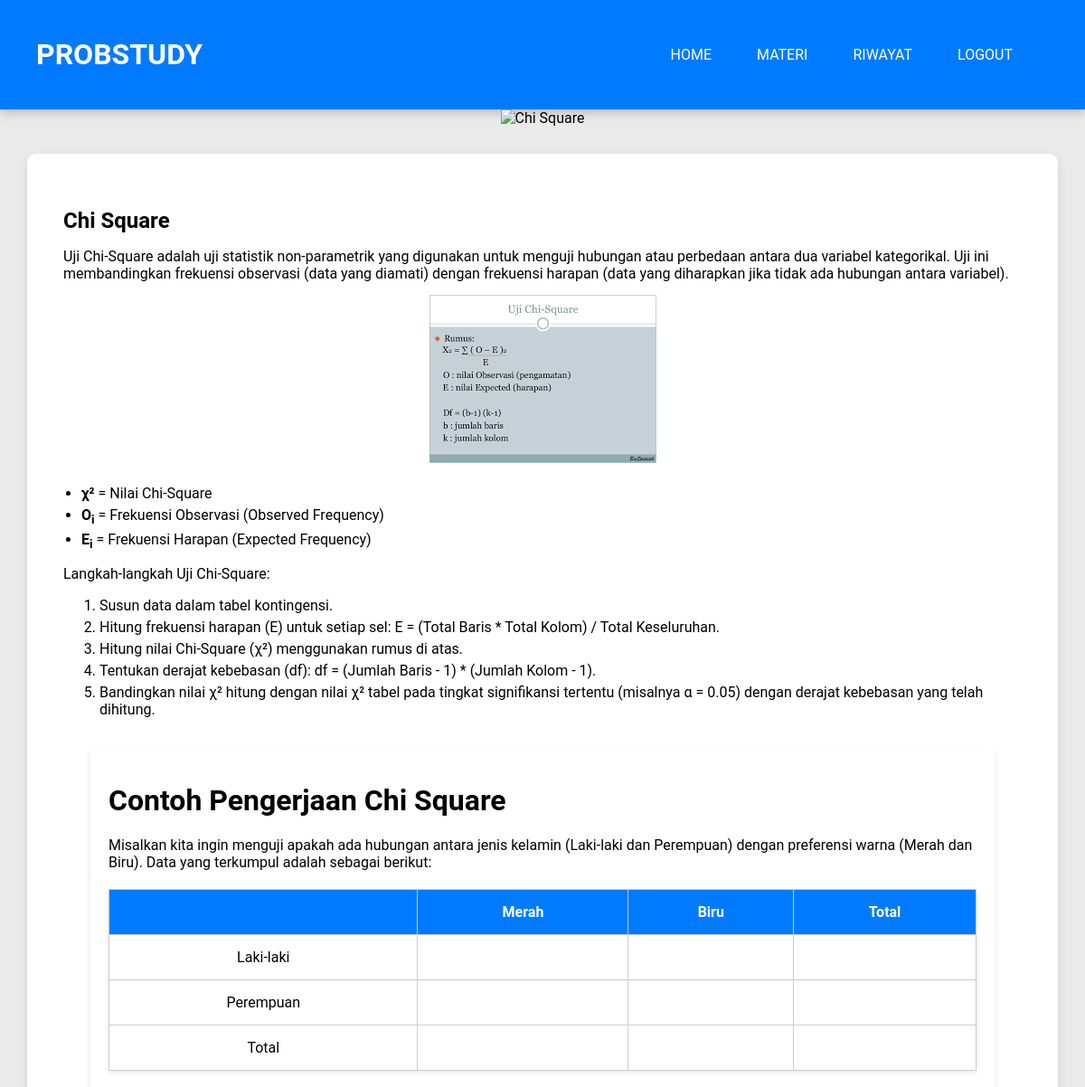
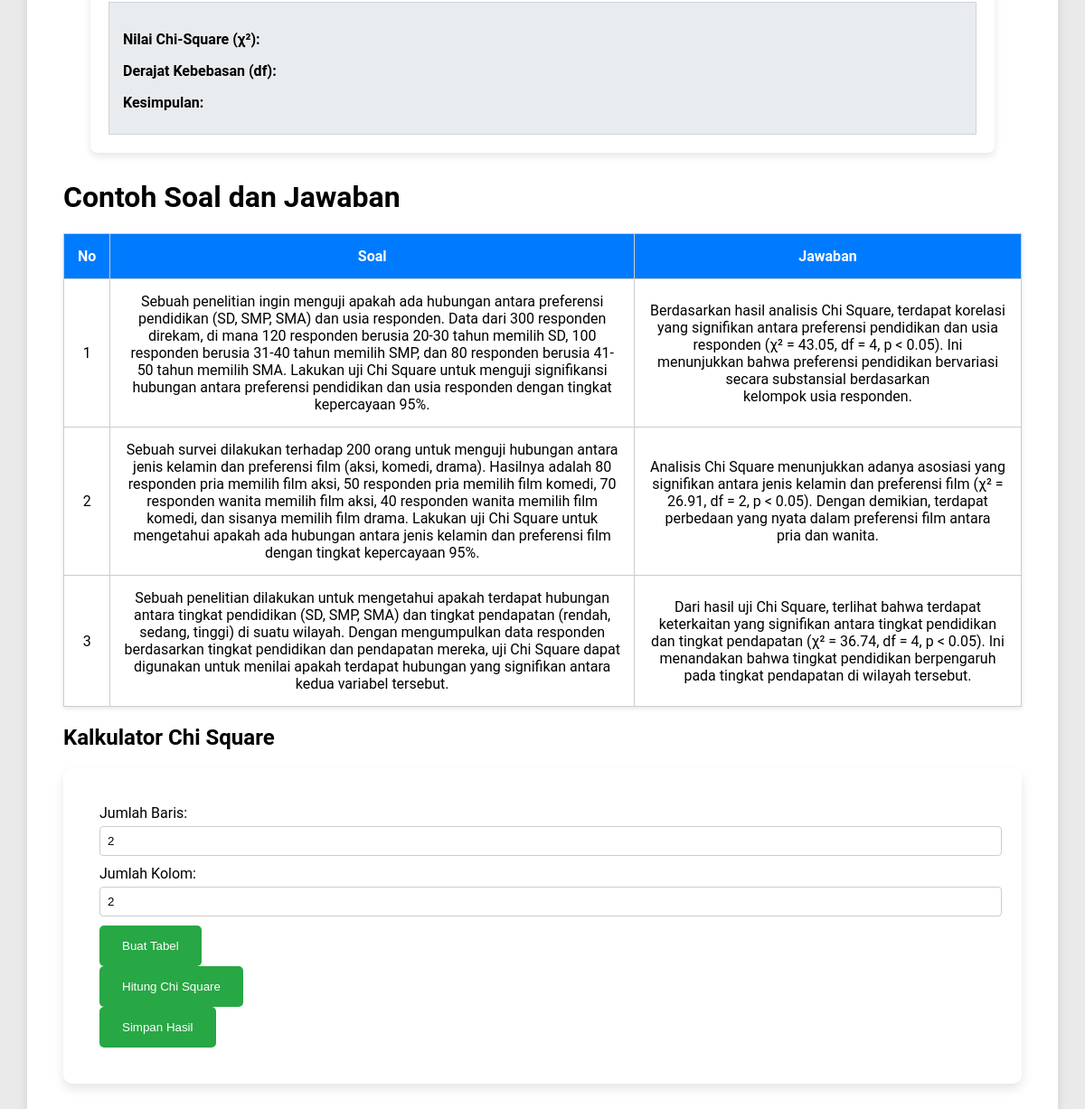
The page /square.php (signed in) on the database its author committed (2 pictures, top to bottom).
### tables this page shows
CREATE TABLE `soal_square` (
  `id_soal` varchar(5) NOT NULL,
  `soal` longtext NOT NULL,
  `jawaban` longtext NOT NULL
);

### square.php (the view, shortened to what this page needs)
<?php
include("connect.php");
?>
<!DOCTYPE html>
<html lang="id">
<head>
</head>
<body>
    <div class="header">
        <h1>PROBSTUDY</h1>
        <nav>
            <a href="home1.php">HOME</a>
            <div class="dropdown">
                <a class="dropbtn">MATERI</a>
            </div>
            <a href="riwayat.php">RIWAYAT</a>
            <?php if (isset($_SESSION['username'])): ?>
                <a href="logout.php">LOGOUT</a>
            <?php else: ?>
                <a href="login.php">LOGIN</a>
            <?php endif; ?>
        </nav>
    </div>
    <div class="photo_materi">
        <img src="assets/chi_square.png" alt="Chi Square">
    </div>
    <div class="materi">
        <h2>Chi Square</h2>
        <p>Uji Chi-Square adalah uji statistik non-parametrik yang digunakan untuk menguji hubungan atau perbedaan antara dua variabel kategorikal. Uji ini membandingkan frekuensi observasi (data yang diamati) dengan frekuensi harapan (data yang diharapkan jika tidak ada hubungan antara variabel).</p>
        <div style="text-align: center;">
            <img src="assets/rumus_chi_square.png" alt="Rumus Chi Square">
        </div>
        <ul>
            <li><strong>χ²</strong> = Nilai Chi-Square</li>
            <li><strong>O<sub>i</sub></strong> = Frekuensi Observasi (Observed Frequency)</li>
            <li><strong>E<sub>i</sub></strong> = Frekuensi Harapan (Expected Frequency)</li>
        </ul>
        <p>Langkah-langkah Uji Chi-Square:</p>
        <ol>
            <li>Susun data dalam tabel kontingensi.</li>
            <li>Hitung frekuensi harapan (E) untuk setiap sel: E = (Total Baris * Total Kolom) / Total Keseluruhan.</li>
            <li>Hitung nilai Chi-Square (χ²) menggunakan rumus di atas.</li>
            <li>Tentukan derajat kebebasan (df): df = (Jumlah Baris - 1) * (Jumlah Kolom - 1).</li>
            <li>Bandingkan nilai χ² hitung dengan nilai χ² tabel pada tingkat signifikansi tertentu (misalnya α = 0.05) dengan derajat kebebasan yang telah dihitung.</li>
        </ol>
        <div id="penjelasan_metode">
            <h1>Contoh Pengerjaan Chi Square</h1>
            <p>Misalkan kita ingin menguji apakah ada hubungan antara jenis kelamin (Laki-laki dan Perempuan) dengan preferensi warna (Merah dan Biru). Data yang terkumpul adalah sebagai berikut:</p>
            <table>
                <thead>
                    <tr>
                        <th></th>
                        <th>Merah</th>
                        <th>Biru</th>
                        <th>Total</th>
                    </tr>
                </thead>
                <tbody>
                    <tr>
                        <td>Laki-laki</td>
                        <td id="oLakiMerah"></td>
                        <td id="oLakiBiru"></td>
                        <td id="totalLaki"></td>
                    </tr>
                    <tr>
                        <td>Perempuan</td>
                        <td id="oPerempuanMerah"></td>
                        <td id="oPerempuanBiru"></td>
                        <td id="totalPerempuan"></td>
                    </tr>
                    <tr>
                        <td>Total</td>
                        <td id="totalMerah"></td>
                        <td id="totalBiru"></td>
                        <td id="totalKeseluruhan"></td>
                    </tr>
                </tbody>
            </table>
            <div class="result">
                <p><strong>Nilai Chi-Square (χ²):</strong> <span id="chiSquareResult"></span></p>
                <p><strong>Derajat Kebebasan (df):</strong> <span id="dfResult"></span></p>
                <p><strong>Kesimpulan:</strong> <span id="conclusion"></span></p>
            </div>
        </div>
        <div class="contoh-soal" id="contoh-soal">
                    <h1>Contoh Soal dan Jawaban</h1>
                    <?php
                    $query = "SELECT * FROM soal_square";
                    $result = mysqli_query($connect, $query);
                    if (mysqli_num_rows($result) > 0) {
                        echo "<table border='1' cellspacing='0' cellpadding='10'>";
                        echo "<tr>
                              <th>No</th>
                              <th>Soal</th>
                              <th>Jawaban</th>
                              </tr>";
                        $no = 1;
                        while ($row = mysqli_fetch_assoc($result)) {
                            echo "<tr>";
                            echo "<td>" . $no++ . "</td>";
                            echo "<td>" . htmlspecialchars($row['soal']) . "</td>";
                            echo "<td>" . htmlspecialchars($row['jawaban']) . "</td>";
                            echo "</tr>";
                        }
                        echo "</table>";
                    } else {
                        echo "<p>Tidak ada data soal yang tersedia.</p>";
                    }
                    ?>
                </div>
        <h2>Kalkulator Chi Square</h2>
        <div class="kalkulator-chisquare">
            <?php if (isset($_SESSION['username'])): ?>
                <label for="rows">Jumlah Baris:</label>
                <input type="number" id="rows" min="2" value="2">
                <label for="cols">Jumlah Kolom:</label>
                <input type="number" id="cols" min="2" value="2">
                <button id="generateTable">Buat Tabel</button>
                <button id="calculateChiSquare">Hitung Chi Square</button>
                <form id="saveChiSquareForm" method="POST" action="simpan_chi_square.php">
                    <button type="button" id="saveChiSquareButton">Simpan Hasil</button>
                </form>
            <?php else: ?>
                <div class="login-message" style="text-align: center; margin: 20px; padding: 15px; background-color: #f8d7da; color: #721c24; border: 1px solid #f5c6cb; border-radius: 5px;">
                    <p>Anda harus login untuk mengakses kalkulator Chi Square.</p>
                </div>
            <?php endif; ?>
        </div>
    </div>
</body>
</html>

### square.php (style rules this page uses)
body { font-family: 'Roboto', sans-serif; margin: 0; padding: 0; background-color: #eaeaea; }
.header { display: flex; justify-content: space-between; background-color: #007bff; color: white; padding: 20px 40px; box-shadow: 0 4px 10px rgba(0, 0, 0, 0.2); }
.header nav { display: flex; gap: 10px; justify-content: space-around; padding: 10px 20px; align-items: center; }
.header a { color: white; text-decoration: none; padding: 12px 20px; border-radius: 5px; transition: background-color 0.3s, transform 0.2s; }
.dropdown { position: relative; display: inline-block; }
.photo_materi { display: flex; justify-content: center; }
.materi { padding: 40px; background-color: #ffffff; border-radius: 10px; margin: 30px; box-shadow: 0 6px 12px rgba(0, 0, 0, 0.1); }
.materi h2 { font-size: 24px; margin-bottom: 10px; }
.materi p { font-size: 16px; margin-bottom: 10px; }
.materi ul { list-style-type: disc; padding-left: 20px; margin-bottom: 10px; }
.materi li { font-size: 16px; margin-bottom: 5px; }
#penjelasan_metode { background-color: #fff; border-radius: 8px; padding: 20px; margin: 30px; box-shadow: 0 4px 8px rgba(0, 0, 0, 0.1); }
table { width: 100%; margin-top: 20px; border-collapse: collapse; box-shadow: 0 2px 5px rgba(0, 0, 0, 0.1); }
table, th, td { border: 1px solid #ccc; }
th, td { padding: 15px; text-align: center; }
th { background-color: #007bff; color: white; }
.result { margin-top: 20px; padding: 15px; background-color: #e9ecef; border: 1px solid #ced4da; }
.kalkulator-chisquare { margin-top: 20px; padding: 40px; background-color: #ffffff; border-radius: 10px; box-shadow: 0 6px 12px rgba(0, 0, 0, 0.1); }
.kalkulator-chisquare label { display: block; margin-bottom: 5px; }
.kalkulator-chisquare input { width: 100%; padding: 8px; margin-bottom: 10px; border: 1px solid #ccc; border-radius: 4px; }
.kalkulator-chisquare button { padding: 15px 25px; background-color: #28a745; color: white; border: none; border-radius: 5px; cursor: pointer; transition: background-color 0.3s, transform 0.2s; }

### rows shown on the page
soal_square: soal "Sebuah penelitian ingin menguji apakah ada hubungan antara preferensi pendidikan (SD, SMP, SMA) dan usia responden. Data dari 300 responden direkam, di mana 120 responden berusia 20-30 tahun memilih SD, 100 responden berusia 31-40 tahun memilih SMP, dan 80 responden berusia 41-50 tahun memilih SMA. Lakukan uji Chi Square untuk menguji signifikansi hubungan antara preferensi pendidikan dan usia responden dengan tingkat kepercayaan 95%.", jawaban "Berdasarkan hasil analisis Chi Square, terdapat korelasi yang signifikan antara preferensi pendidikan dan usia responden (χ² = 43.05, df = 4, p < 0.05). Ini menunjukkan bahwa preferensi pendidikan bervariasi secara substansial berdasarkan kelompok usia responden."
soal_square: soal "Sebuah survei dilakukan terhadap 200 orang untuk menguji hubungan antara jenis kelamin dan preferensi film (aksi, komedi, drama). Hasilnya adalah 80 responden pria memilih film aksi, 50 responden pria memilih film komedi, 70 responden wanita memilih film aksi, 40 responden wanita memilih film komedi, dan sisanya memilih film drama. Lakukan uji Chi Square untuk mengetahui apakah ada hubungan antara jenis kelamin dan preferensi film dengan tingkat kepercayaan 95%.", jawaban "Analisis Chi Square menunjukkan adanya asosiasi yang signifikan antara jenis kelamin dan preferensi film (χ² = 26.91, df = 2, p < 0.05). Dengan demikian, terdapat perbedaan yang nyata dalam preferensi film antara pria dan wanita."
soal_square: soal "Sebuah penelitian dilakukan untuk mengetahui apakah terdapat hubungan antara tingkat pendidikan (SD, SMP, SMA) dan tingkat pendapatan (rendah, sedang, tinggi) di suatu wilayah. Dengan mengumpulkan data responden berdasarkan tingkat pendidikan dan pendapatan mereka, uji Chi Square dapat digunakan untuk menilai apakah terdapat hubungan yang signifikan antara kedua variabel tersebut.", jawaban "Dari hasil uji Chi Square, terlihat bahwa terdapat keterkaitan yang signifikan antara tingkat pendidikan dan tingkat pendapatan (χ² = 36.74, df = 4, p < 0.05). Ini menandakan bahwa tingkat pendidikan berpengaruh pada tingkat pendapatan di wilayah tersebut."
